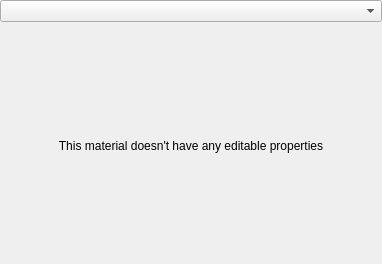
<?xml version="1.0" encoding="UTF-8"?>
<ui version="4.0">
 <class>MaterialWidgetBase</class>
 <widget class="QWidget" name="MaterialWidgetBase">
  <property name="geometry">
   <rect>
    <x>0</x>
    <y>0</y>
    <width>382</width>
    <height>264</height>
   </rect>
  </property>
  <property name="windowTitle">
   <string notr="true">Form</string>
  </property>
  <layout class="QVBoxLayout" name="verticalLayout">
   <property name="leftMargin">
    <number>0</number>
   </property>
   <property name="topMargin">
    <number>0</number>
   </property>
   <property name="rightMargin">
    <number>0</number>
   </property>
   <property name="bottomMargin">
    <number>0</number>
   </property>
   <item>
    <widget class="QComboBox" name="mMaterialTypeComboBox"/>
   </item>
   <item>
    <widget class="QStackedWidget" name="mStackedWidget">
     <widget class="QWidget" name="mPageDummy">
      <layout class="QHBoxLayout" name="horizontalLayout">
       <item>
        <widget class="QLabel" name="label_2">
         <property name="text">
          <string>This material doesn't have any editable properties</string>
         </property>
         <property name="alignment">
          <set>Qt::AlignCenter</set>
         </property>
        </widget>
       </item>
      </layout>
     </widget>
    </widget>
   </item>
  </layout>
 </widget>
 <resources/>
 <connections/>
</ui>
